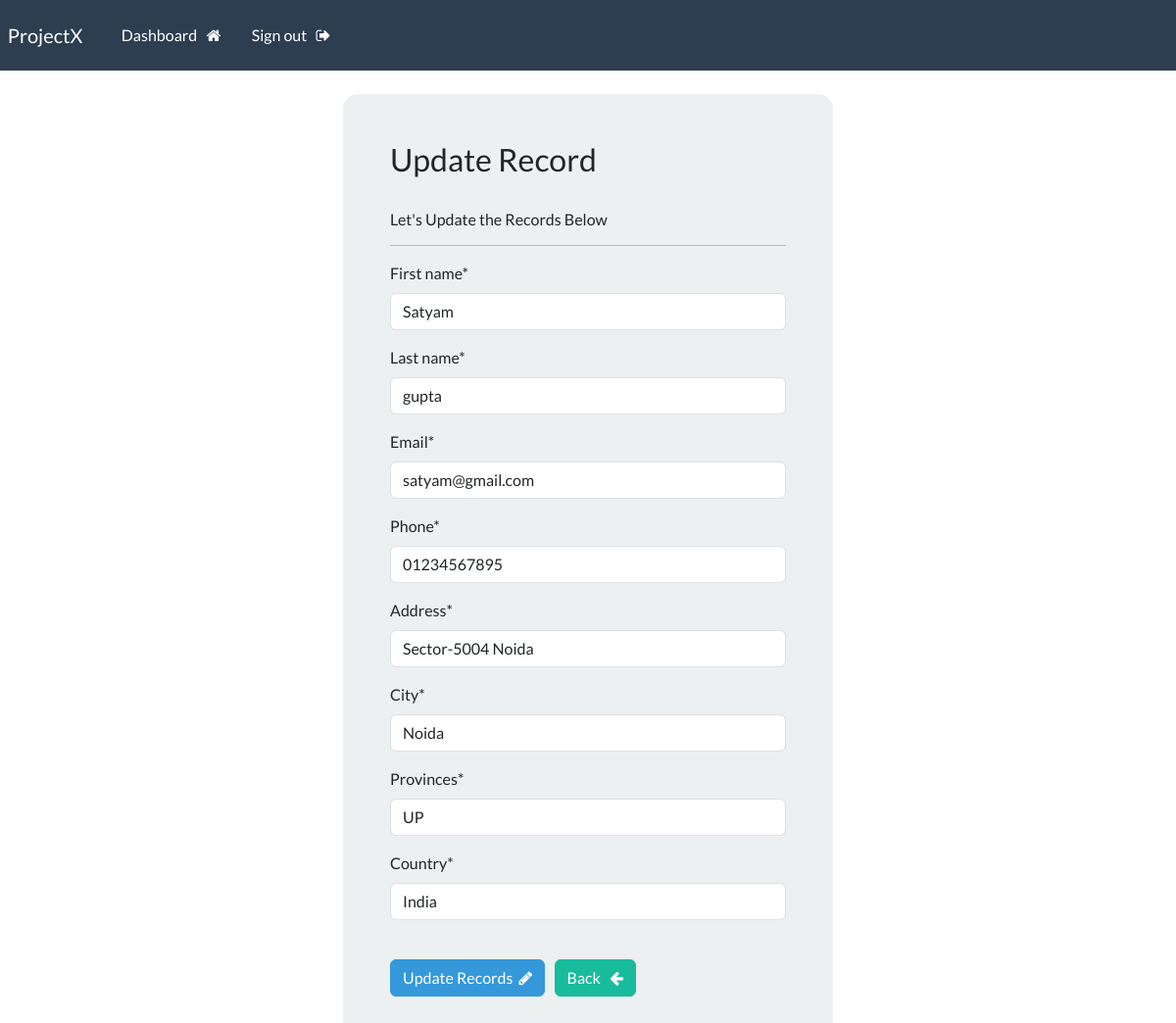
The page /update-record/8 (signed in) on the database its author committed.
### webapp/models.py (models this page shows, shortened)
class Record(models.Model):
    creation_date = models.DateTimeField(auto_now_add=True)
    first_name = models.CharField(max_length=20)
    last_name = models.CharField(max_length=20)
    email = models.CharField(max_length=50)
    phone = models.CharField(max_length=20)
    address =  models.CharField(max_length=100)
    city = models.CharField(max_length=50)
    provinces = models.CharField(max_length=100)
    country = models.CharField(max_length=125)

### webapp/views.py (the view)
# urls.py: path('update-record/<int:pk>',views.update_record,name="updaterecordpage"),
@login_required(login_url='loginpage')
def update_record(request,pk):
    record_need_to_update = Record.objects.get(id=pk)
    form = UpdateRecordForm(instance=record_need_to_update)
    if request.method =="POST":
        form = UpdateRecordForm(request.POST,instance=record_need_to_update)
        if form.is_valid():
            form.save()
            messages.success(request,'Your records are updated successfully!')
            redirect('dashboardpage')
    context={'form':form}
    return render(request,'webapp/update-records.html',context)

### webapp/forms.py
class UpdateRecordForm(forms.ModelForm):
    class Meta:
        model = Record
        fields=['first_name','last_name','email','phone','address','city','provinces','country']

### webapp/templates/webapp/update-records.html (shortened to what this page needs)
{% extends "webapp/base.html" %}
{% load crispy_forms_tags %}
{% block content %}
<body>
    <div class="container bg-light shadow-md p-5 form-layout">
    <h3>Update Record</h3>
        <br>
        <h6>Let's Update the Records Below</h6>
        <hr>
   <form method="POST" autocomplete="off">
                {{form|crispy}}
                <br>
    <button type="submit" class="btn btn-info">Update Records &nbsp;<i class="fa fa-pencil" aria-hidden="true"></i></button>
    <a class="btn btn-success" href="{% url 'dashboardpage' %}">  Back &nbsp; <i class="fa fa-arrow-left" aria-hidden="true"></i>
    </a>
   </form>
<br>
</div>
</body>
{% endblock %}

### crm/static/css/style.css (style rules this page uses)
.form-layout { border-radius: 15px; width: 500px; }

### rows shown on the page
Record: first_name "Satyam", last_name "gupta", email "satyam@gmail.com", phone "01234567895", address "Sector-5004 Noida", city "Noida", provinces "UP", country "India"
